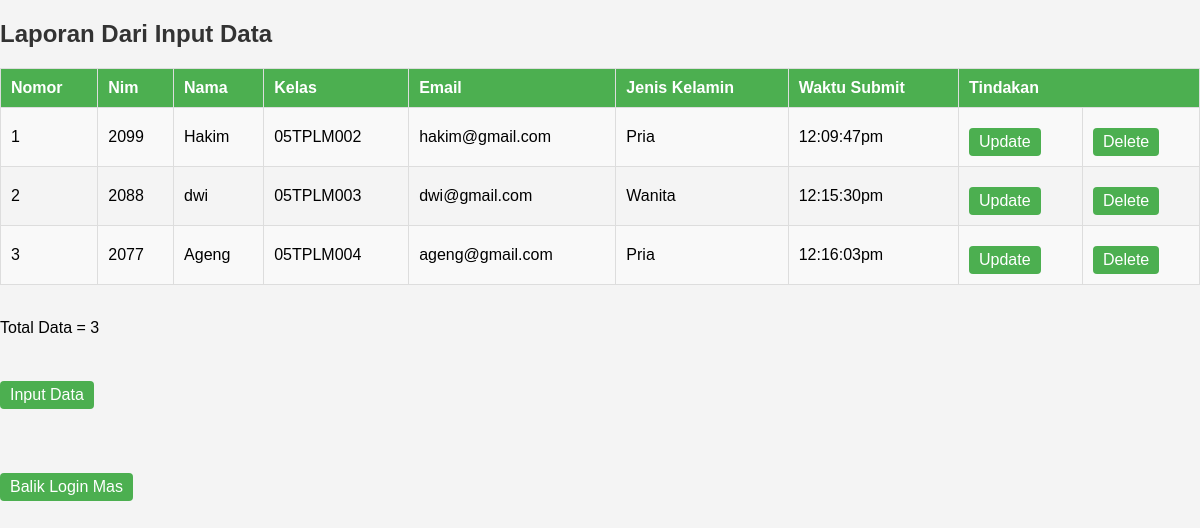
The app's page /laporan.php with its own data.
### tables this page shows
CREATE TABLE `inputdata` (
  `nim` varchar(100) NOT NULL,
  `nama` varchar(255) NOT NULL,
  `kelas` varchar(255) NOT NULL,
  `email` varchar(255) NOT NULL,
  `jk` text NOT NULL,
  `submit` text NOT NULL,
  `id` int(11) NOT NULL
);

### laporan.php (the view, shortened to what this page needs)
<?php
$koneksi = mysqli_connect("localhost", "root", "", "basisdata2");
$statistik = query("SELECT * FROM inputdata");
function query($data)
{
    global $koneksi;
    $hasil = mysqli_query($koneksi, $data);
    $rows = [];
    while ($row = mysqli_fetch_assoc($hasil)) {
        $rows[] = $row;
    }
    return $rows;
}
?>
<!DOCTYPE html>
<html lang="en">
<head>
    <link rel="stylesheet" type="text/css" href="style2.css">
</head>
<body>
    <h2>Laporan Dari Input Data</h2>
    <table border=1 cellpadding=10 cellspacing=0>
        <tr>
            <th>Nomor</th>
            <th>Nim</th>
            <th>Nama</th>
            <th>Kelas</th>
            <th>Email</th>
            <th>Jenis Kelamin</th>
            <th>Waktu Submit</th>
            <th colspan="2">Tindakan</th>
        </tr>
        <?php $y = 1 ?>
        <?php foreach ($statistik as $data) : ?>
            <tr>
                <td><?php echo $y; ?></td>
                <td><?php echo $data["nim"]; ?></td>
                <td><?php echo $data["nama"]; ?></td>
                <td><?php echo $data["kelas"]; ?></td>
                <td><?php echo $data["email"]; ?></td>
                <td><?php echo $data["jk"]; ?></td>
                <td><?php echo $data["submit"]; ?></td>
                <td><a href="update.php?id=<?php echo$data["id"]; ?>">Update</td>
                <td><a href="delete.php?id=<?php echo$data["id"]; ?>">Delete</td>
            </tr>
        <?php $y++; ?>
        <?php endforeach; ?>
    </table>
    <br>
    <p>Total Data = <?php echo ($y - 1); ?></p>
    <br>
    <a href="index.php">Input Data</a>
    <br> <br>
    <br> <br>
    <a href="login.php">Balik Login Mas</a>
</body>
</html>

### style2.css (style rules this page uses)
body { font-family: Arial, sans-serif; background-color: #f4f4f4; margin: 0; padding: 0; }
h2 { color: #333; }
table { width: 100%; border-collapse: collapse; margin-top: 20px; }
th, td { border: 1px solid #ddd; padding: 10px; text-align: left; }
th { background-color: #4caf50; color: white; }
tr:nth-child(even) { background-color: #f9f9f9; }
a { display: inline-block; margin-top: 10px; padding: 5px 10px; text-decoration: none; background-color: #4caf50; color: white; border-radius: 4px; }

### records on screen
inputdata: nim "2099", nama "Hakim", kelas "05TPLM002", email "hakim@gmail.com", jk "Pria", submit "12:09:47pm"
inputdata: nim "2088", nama "dwi", kelas "05TPLM003", email "dwi@gmail.com", jk "Wanita", submit "12:15:30pm"
inputdata: nim "2077", nama "Ageng", kelas "05TPLM004", email "ageng@gmail.com", jk "Pria", submit "12:16:03pm"

### other values on screen
$y - 1 "3"
